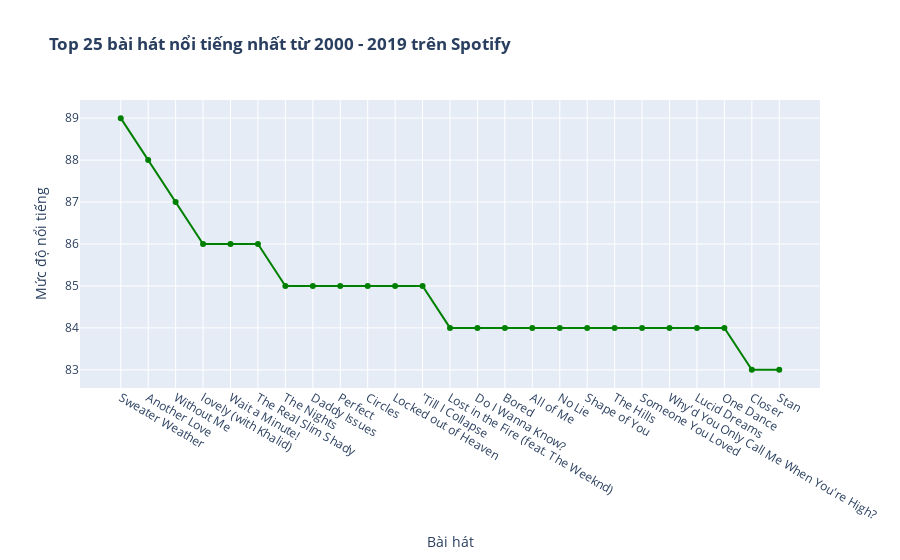

Notebook code cell kept with this figure:
### Code cell
fig=px.line(df.sort_values(by='popularity',ascending=False).head(25),x='song',y='popularity',hover_data=['artist'],color_discrete_sequence=['green'],markers=True,title='<b> Top 25 bài hát nổi tiếng nhất từ 2000 - 2019 trên Spotify', labels={'popularity': 'Mức độ nổi tiếng', 'song': 'Bài hát', 'artist': 'Nghệ sĩ'})
fig.show()

### Figure 1 — Plotly figure (JSON) as saved in the notebook; plotly's stock layout.template omitted (floating-point values rounded to 4 significant figures)
{"data": [{"customdata": [["The Neighbourhood"], ["Tom Odell"], ["Eminem"], ["Billie Eilish"], ["WILLOW"], ["Eminem"], ["Avicii"], ["The Neighbourhood"], ["Ed Sheeran"], ["Post Malone"], ["Bruno Mars"], ["Eminem"], ["Gesaffelstein"], ["Arctic Monkeys"], ["Billie Eilish"], ["John Legend"], ["Sean Paul"], ["Ed Sheeran"], ["The Weeknd"], ["Lewis Capaldi"], ["Arctic Monkeys"], ["Juice WRLD"], ["Drake"], ["The Chainsmokers"], ["Eminem"]], "hovertemplate": "Bài hát=%{x}<br>Mức độ nổi tiếng=%{y}<br>Nghệ sĩ=%{customdata[0]}<extra></extra>", "legendgroup": "", "line": {"color": "green", "dash": "solid"}, "marker": {"symbol": "circle"}, "mode": "lines+markers", "name": "", "orientation": "v", "showlegend": false, "x": ["Sweater Weather", "Another Love", "Without Me", "lovely (with Khalid)", "Wait a Minute!", "The Real Slim Shady", "The Nights", "Daddy Issues", "Perfect", "Circles", "Locked out of Heaven", "'Till I Collapse", "Lost in the Fire (feat. The Weeknd)", "Do I Wanna Know?", "Bored", "All of Me", "No Lie", "Shape of You", "The Hills", "Someone You Loved", "Why'd You Only Call Me When You're High?", "Lucid Dreams", "One Dance", "Closer", "Stan"], "xaxis": "x", "y": [89, 88, 87, 86, 86, 86, 85, 85, 85, 85, 85, 85, 84, 84, 84, 84, 84, 84, 84, 84, 84, 84, 84, 83, 83], "yaxis": "y", "type": "scatter"}], "layout": {"xaxis": {"anchor": "y", "domain": [0, 1], "title": {"text": "Bài hát"}, "type": "category", "range": [-1.456, 25.46], "autorange": true}, "yaxis": {"anchor": "x", "domain": [0, 1], "title": {"text": "Mức độ nổi tiếng"}, "type": "linear", "range": [82.51, 89.49], "autorange": true}, "legend": {"tracegroupgap": 0}, "title": {"text": "<b> Top 25 bài hát nổi tiếng nhất từ 2000 - 2019 trên Spotify"}, "autosize": true}}
